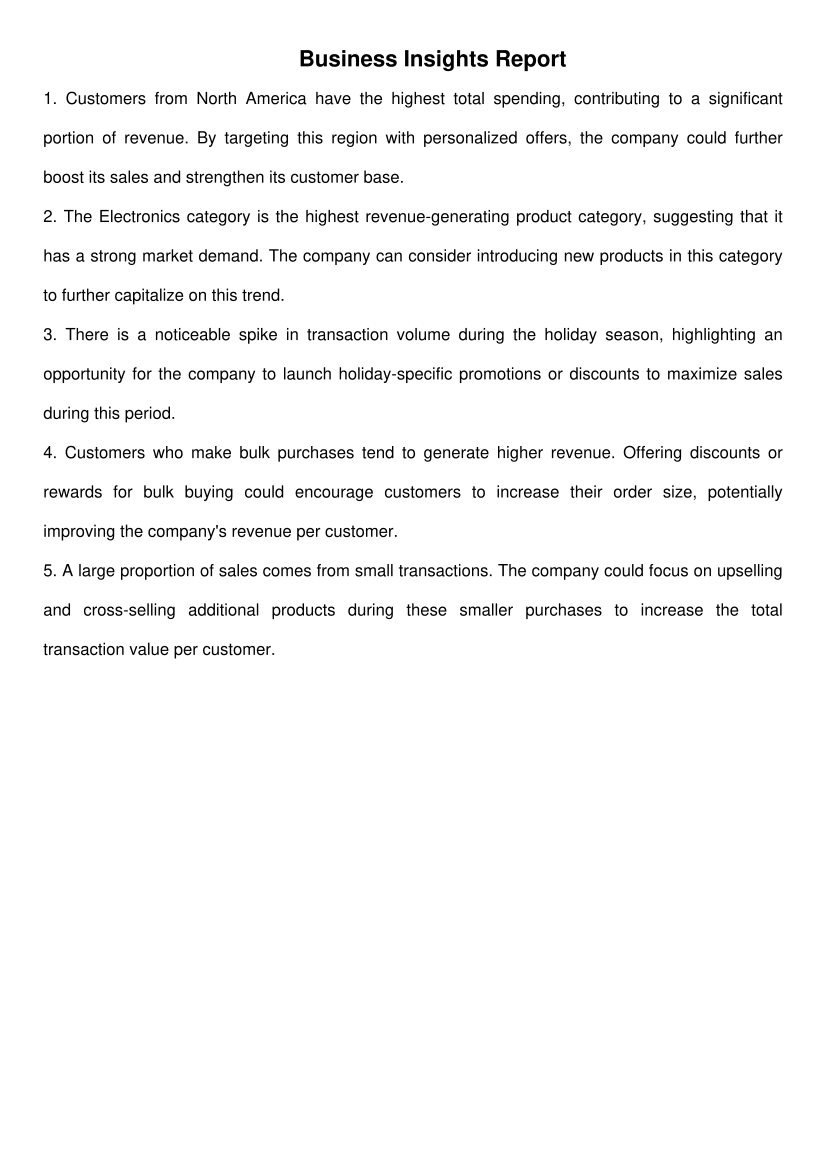

Python code for this plot:
import pandas as pd
import seaborn as sns
import matplotlib.pyplot as plt
from fpdf import FPDF

# Load the data
customers = pd.read_csv('Customers.csv')
products = pd.read_csv('Products.csv')
transactions = pd.read_csv('Transactions.csv')

# Preview the data
print("Customers Data:")
print(customers.head())
print("\nProducts Data:")
print(products.head())
print("\nTransactions Data:")
print(transactions.head())

# Check for missing values
print("\nMissing values in Customers dataset:")
print(customers.isnull().sum())
print("\nMissing values in Products dataset:")
print(products.isnull().sum())
print("\nMissing values in Transactions dataset:")
print(transactions.isnull().sum())

# Clean the data by dropping rows with missing values
customers.dropna(inplace=True)
products.dropna(inplace=True)
transactions.dropna(inplace=True)

# Basic descriptive statistics
print("\nDescriptive statistics for Customers:")
print(customers.describe())
print("\nDescriptive statistics for Products:")
print(products.describe())
print("\nDescriptive statistics for Transactions:")
print(transactions.describe())

# Visualizations
# Example: Distribution of product prices
sns.histplot(products['Price'], kde=True)
plt.title('Product Price Distribution')
plt.xlabel('Price')
plt.ylabel('Frequency')
plt.show()

# Example: Total revenue by region
revenue_by_region = transactions.groupby('CustomerID')['TotalValue'].sum().reset_index()
region_revenue = pd.merge(revenue_by_region, customers[['CustomerID', 'Region']], on='CustomerID', how='left')
region_revenue = region_revenue.groupby('Region')['TotalValue'].sum().reset_index()

# Bar plot of total revenue by region
sns.barplot(x='Region', y='TotalValue', data=region_revenue)
plt.title('Total Revenue by Region')
plt.xlabel('Region')
plt.ylabel('Total Revenue')
plt.show()

# Example: Relationship between quantity and total value
sns.scatterplot(data=transactions, x='Quantity', y='TotalValue')
plt.title('Quantity vs Total Value')
plt.xlabel('Quantity')
plt.ylabel('Total Value')
plt.show()

# Example: Trend of transactions over time (monthly)
transactions['TransactionDate'] = pd.to_datetime(transactions['TransactionDate'])
transactions['Month'] = transactions['TransactionDate'].dt.to_period('M')
monthly_transactions = transactions.groupby('Month')['TransactionID'].count().reset_index()

# Ensure the data types are correct
monthly_transactions['TransactionID'] = pd.to_numeric(monthly_transactions['TransactionID'], errors='coerce')
monthly_transactions['Month'] = pd.to_datetime(monthly_transactions['Month'], errors='coerce')

# Drop any rows with missing values after conversion
monthly_transactions = monthly_transactions.dropna()

# Now proceed with the plotting
sns.lineplot(data=monthly_transactions, x='Month', y='TransactionID')
plt.title('Transactions Over Time (Monthly)')
plt.xlabel('Month')
plt.ylabel('Number of Transactions')
plt.xticks(rotation=45)
plt.show()

# Example: Distribution of total value by product category
product_sales = pd.merge(transactions, products[['ProductID', 'Category']], on='ProductID', how='left')
category_sales = product_sales.groupby('Category')['TotalValue'].sum().reset_index()

sns.barplot(x='Category', y='TotalValue', data=category_sales)
plt.title('Total Sales by Product Category')
plt.xlabel('Product Category')
plt.ylabel('Total Sales Value')
plt.xticks(rotation=45)
plt.show()

# Example: Correlation between price and total value
sns.scatterplot(data=transactions, x='Price', y='TotalValue')
plt.title('Price vs Total Value')
plt.xlabel('Price')
plt.ylabel('Total Value')
plt.show()

# Optional: Save cleaned data to new CSV files
customers.to_csv('Cleaned_Customers.csv', index=False)
products.to_csv('Cleaned_Products.csv', index=False)
transactions.to_csv('Cleaned_Transactions.csv', index=False)

# Generate PDF Report
pdf = FPDF()
pdf.set_auto_page_break(auto=True, margin=15)
pdf.add_page()

# Title
pdf.set_font('Arial', 'B', 16)
pdf.cell(200, 10, txt="Business Insights Report", ln=True, align='C')

# Add Business Insights
pdf.set_font('Arial', '', 12)
insights = [
    "1. Customers from North America have the highest total spending, contributing to a significant portion of revenue. By targeting this region with personalized offers, the company could further boost its sales and strengthen its customer base.",
    
    "2. The Electronics category is the highest revenue-generating product category, suggesting that it has a strong market demand. The company can consider introducing new products in this category to further capitalize on this trend.",
    
    "3. There is a noticeable spike in transaction volume during the holiday season, highlighting an opportunity for the company to launch holiday-specific promotions or discounts to maximize sales during this period.",
    
    "4. Customers who make bulk purchases tend to generate higher revenue. Offering discounts or rewards for bulk buying could encourage customers to increase their order size, potentially improving the company's revenue per customer.",
    
    "5. A large proportion of sales comes from small transactions. The company could focus on upselling and cross-selling additional products during these smaller purchases to increase the total transaction value per customer."
]

# Write insights to PDF (limited to 100 words per insight)
for insight in insights:
    pdf.multi_cell(0, 10, insight)

# Save the PDF report
pdf_output_path = 'business_insights_report.pdf'
pdf.output(pdf_output_path)

print(f"Business insights report generated and saved as {pdf_output_path}.")
